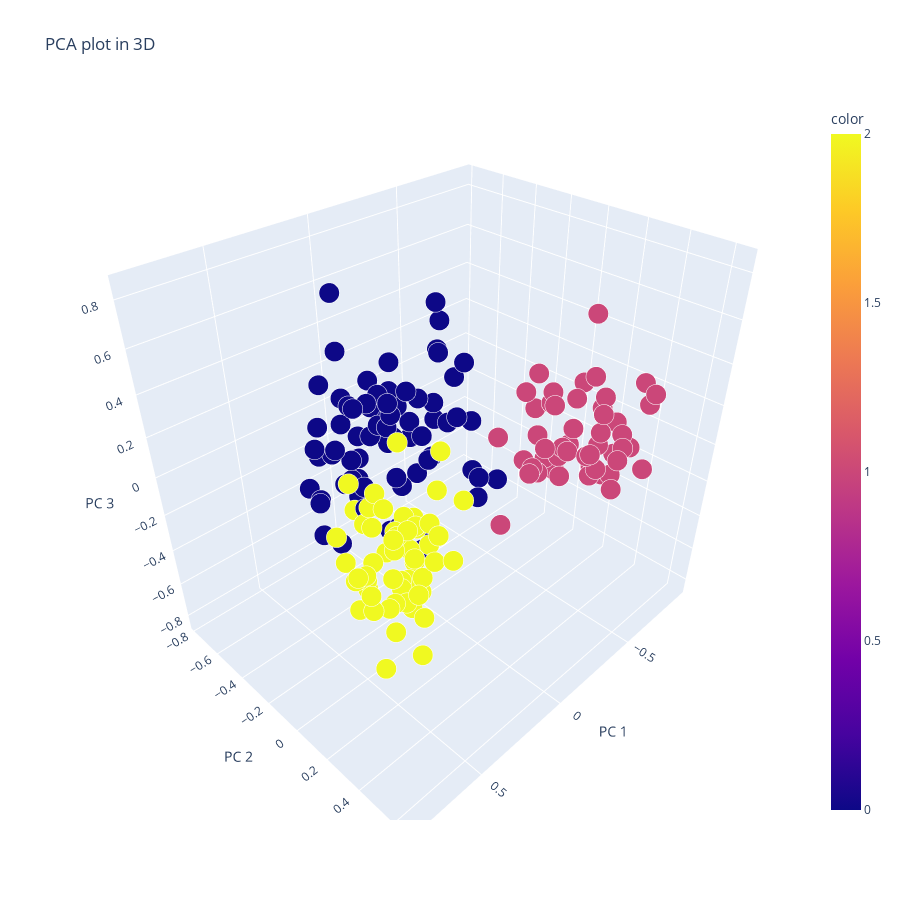

The notebook cell this image was saved under:
### Code cell
PCAplot3D(X, pred_ward)

### Figure 1 — Plotly figure (JSON) as saved in the notebook; plotly's stock layout.template omitted (floating-point values rounded to 4 significant figures; data arrays with more than 128 entries replaced by an {"elided": "..."} marker saying what was removed)
{"data": [{"hovertemplate": "PC 1=%{x}<br>PC 2=%{y}<br>PC 3=%{z}<br>size=%{marker.size}<br>color=%{marker.color}<extra></extra>", "legendgroup": "", "marker": {"color": {"elided": "178 int values"}, "coloraxis": "coloraxis", "opacity": 1, "size": {"elided": "178 float values"}, "sizemode": "area", "sizeref": 0.00025, "symbol": "circle"}, "mode": "markers", "name": "", "scene": "scene", "showlegend": false, "type": "scatter3d", "x": {"elided": "178 float values"}, "y": {"elided": "178 float values"}, "z": {"elided": "178 float values"}}], "layout": {"coloraxis": {"colorbar": {"title": {"text": "color"}}, "colorscale": [[0, "#0d0887"], [0.1111, "#46039f"], [0.2222, "#7201a8"], [0.3333, "#9c179e"], [0.4444, "#bd3786"], [0.5556, "#d8576b"], [0.6667, "#ed7953"], [0.7778, "#fb9f3a"], [0.8889, "#fdca26"], [1, "#f0f921"]]}, "height": 900, "legend": {"itemsizing": "constant", "tracegroupgap": 0}, "scene": {"domain": {"x": [0, 1], "y": [0, 1]}, "xaxis": {"title": {"text": "PC 1"}}, "yaxis": {"title": {"text": "PC 2"}}, "zaxis": {"title": {"text": "PC 3"}}}, "title": {"text": "PCA plot in 3D"}, "width": 900}}
